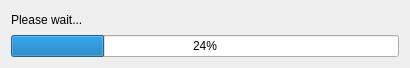
<?xml version="1.0" encoding="UTF-8"?>
<ui version="4.0">
 <class>ProgressBar</class>
 <widget class="QDialog" name="ProgressBar">
  <property name="geometry">
   <rect>
    <x>0</x>
    <y>0</y>
    <width>410</width>
    <height>68</height>
   </rect>
  </property>
  <property name="windowTitle">
   <string>Please wait...</string>
  </property>
  <layout class="QVBoxLayout" name="verticalLayout">
   <item>
    <widget class="QLabel" name="label">
     <property name="text">
      <string>Please wait...</string>
     </property>
    </widget>
   </item>
   <item>
    <widget class="QProgressBar" name="progressBar">
     <property name="value">
      <number>24</number>
     </property>
    </widget>
   </item>
  </layout>
 </widget>
 <resources/>
 <connections/>
</ui>
